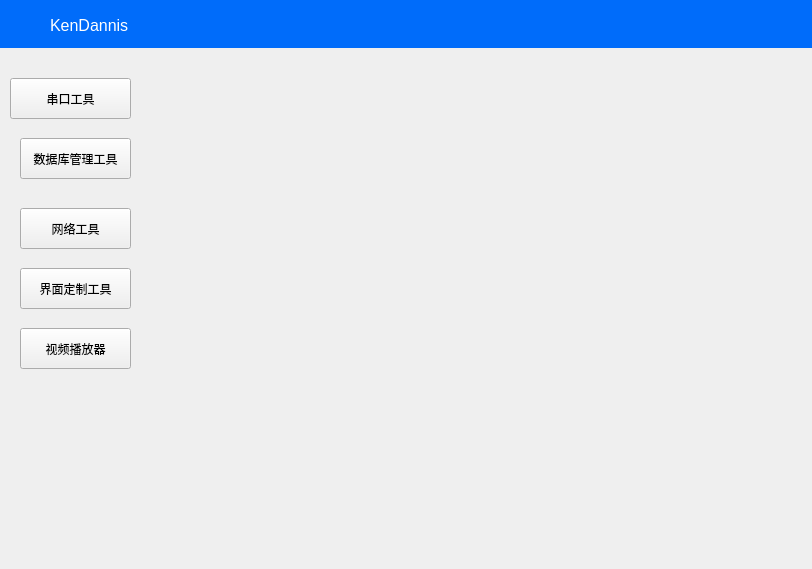
<?xml version="1.0" encoding="UTF-8"?>
<ui version="4.0">
 <class>Widget</class>
 <widget class="QWidget" name="Widget">
  <property name="geometry">
   <rect>
    <x>0</x>
    <y>0</y>
    <width>812</width>
    <height>569</height>
   </rect>
  </property>
  <property name="windowTitle">
   <string>KenDannis</string>
  </property>
  <layout class="QVBoxLayout" name="verticalLayout">
   <property name="spacing">
    <number>0</number>
   </property>
   <property name="leftMargin">
    <number>0</number>
   </property>
   <property name="topMargin">
    <number>0</number>
   </property>
   <property name="rightMargin">
    <number>0</number>
   </property>
   <property name="bottomMargin">
    <number>0</number>
   </property>
   <item>
    <widget class="QWidget" name="widget_title" native="true">
     <property name="minimumSize">
      <size>
       <width>0</width>
       <height>48</height>
      </size>
     </property>
     <property name="maximumSize">
      <size>
       <width>16777215</width>
       <height>48</height>
      </size>
     </property>
     <property name="styleSheet">
      <string notr="true">background-color: rgb(0, 108, 250);</string>
     </property>
     <layout class="QHBoxLayout" name="horizontalLayout_2">
      <property name="spacing">
       <number>0</number>
      </property>
      <property name="leftMargin">
       <number>0</number>
      </property>
      <property name="topMargin">
       <number>0</number>
      </property>
      <property name="rightMargin">
       <number>0</number>
      </property>
      <property name="bottomMargin">
       <number>0</number>
      </property>
      <item>
       <widget class="QWidget" name="widget_6" native="true">
        <property name="minimumSize">
         <size>
          <width>421</width>
          <height>0</height>
         </size>
        </property>
        <property name="maximumSize">
         <size>
          <width>421</width>
          <height>16777215</height>
         </size>
        </property>
        <widget class="QLabel" name="label_28">
         <property name="geometry">
          <rect>
           <x>50</x>
           <y>10</y>
           <width>301</width>
           <height>31</height>
          </rect>
         </property>
         <property name="font">
          <font>
           <family>Arial</family>
           <pointsize>12</pointsize>
          </font>
         </property>
         <property name="styleSheet">
          <string notr="true">color: rgb(255, 255, 255);</string>
         </property>
         <property name="text">
          <string>KenDannis</string>
         </property>
        </widget>
        <widget class="QLabel" name="label_29">
         <property name="geometry">
          <rect>
           <x>10</x>
           <y>10</y>
           <width>32</width>
           <height>32</height>
          </rect>
         </property>
         <property name="minimumSize">
          <size>
           <width>32</width>
           <height>32</height>
          </size>
         </property>
         <property name="maximumSize">
          <size>
           <width>32</width>
           <height>32</height>
          </size>
         </property>
         <property name="styleSheet">
          <string notr="true">image: url(:/image/logo128.ico);</string>
         </property>
         <property name="text">
          <string/>
         </property>
        </widget>
       </widget>
      </item>
      <item>
       <spacer name="horizontalSpacer_2">
        <property name="orientation">
         <enum>Qt::Horizontal</enum>
        </property>
        <property name="sizeHint" stdset="0">
         <size>
          <width>511</width>
          <height>20</height>
         </size>
        </property>
       </spacer>
      </item>
      <item>
       <widget class="QWidget" name="widget_14" native="true">
        <property name="minimumSize">
         <size>
          <width>231</width>
          <height>0</height>
         </size>
        </property>
        <property name="maximumSize">
         <size>
          <width>231</width>
          <height>16777215</height>
         </size>
        </property>
        <widget class="QPushButton" name="pb_Min">
         <property name="geometry">
          <rect>
           <x>80</x>
           <y>10</y>
           <width>31</width>
           <height>31</height>
          </rect>
         </property>
         <property name="styleSheet">
          <string notr="true">QPushButton:hover{
 	background-color:transparent;
	border-image: url(:/image/minimize_hover.png);
	color: rgb(255, 255, 255);
	font: 12pt &quot;微软雅黑&quot;;
    border:0px;}
QPushButton:pressed{
    background-color:transparent; 
	border-image: url(:/image/minimize_active.png);
	color: rgb(255, 255, 255);
	font: 12pt &quot;微软雅黑&quot;;
    border:0px;}
QPushButton {
  	background-color:transparent;
	border-image: url(:/image/minimize_normal.png);
	color: rgb(255, 255, 255);
	font: 12pt &quot;微软雅黑&quot;;
    border:0px;
}</string>
         </property>
         <property name="text">
          <string/>
         </property>
        </widget>
        <widget class="QPushButton" name="pb_Max">
         <property name="geometry">
          <rect>
           <x>130</x>
           <y>10</y>
           <width>31</width>
           <height>31</height>
          </rect>
         </property>
         <property name="styleSheet">
          <string notr="true">QPushButton:hover{
 	background-color:transparent;
	border-image: url(:/image/maximize_hover.png);
	color: rgb(255, 255, 255);
	font: 12pt &quot;微软雅黑&quot;;
    border:0px;}
QPushButton:pressed{
    background-color:transparent; 
	border-image: url(:/image/maximize_active.png);
	color: rgb(255, 255, 255);
	font: 12pt &quot;微软雅黑&quot;;
    border:0px;}
QPushButton {
  	background-color:transparent;
	border-image: url(:/image/maximize_normal.png);
	color: rgb(255, 255, 255);
	font: 12pt &quot;微软雅黑&quot;;
    border:0px;
}</string>
         </property>
         <property name="text">
          <string/>
         </property>
        </widget>
        <widget class="QPushButton" name="pb_Close">
         <property name="geometry">
          <rect>
           <x>180</x>
           <y>10</y>
           <width>31</width>
           <height>31</height>
          </rect>
         </property>
         <property name="styleSheet">
          <string notr="true">QPushButton:hover{
 	background-color:transparent;
	border-image: url(:/image/close_hover.png);
	color: rgb(255, 255, 255);
	font: 12pt &quot;微软雅黑&quot;;
    border:0px;}
QPushButton:pressed{
    background-color:transparent; 
	border-image: url(:/image/close_active.png);
	color: rgb(255, 255, 255);
	font: 12pt &quot;微软雅黑&quot;;
    border:0px;}
QPushButton {
  	background-color:transparent;
	border-image: url(:/image/close_normal.png);
	color: rgb(255, 255, 255);
	font: 12pt &quot;微软雅黑&quot;;
    border:0px;
}</string>
         </property>
         <property name="text">
          <string/>
         </property>
        </widget>
       </widget>
      </item>
     </layout>
    </widget>
   </item>
   <item>
    <widget class="QWidget" name="widget" native="true">
     <widget class="QPushButton" name="pb_Serial">
      <property name="geometry">
       <rect>
        <x>10</x>
        <y>30</y>
        <width>121</width>
        <height>41</height>
       </rect>
      </property>
      <property name="styleSheet">
       <string notr="true">border-image: url(:/image/bt_normal.png);</string>
      </property>
      <property name="text">
       <string>串口工具</string>
      </property>
     </widget>
     <widget class="QPushButton" name="pb_interfaceCustomization">
      <property name="geometry">
       <rect>
        <x>20</x>
        <y>220</y>
        <width>111</width>
        <height>41</height>
       </rect>
      </property>
      <property name="styleSheet">
       <string notr="true">border-image: url(:/image/bt_normal.png);</string>
      </property>
      <property name="text">
       <string>界面定制工具</string>
      </property>
     </widget>
     <widget class="QPushButton" name="pb_netWork">
      <property name="geometry">
       <rect>
        <x>20</x>
        <y>160</y>
        <width>111</width>
        <height>41</height>
       </rect>
      </property>
      <property name="styleSheet">
       <string notr="true">border-image: url(:/image/bt_normal.png);</string>
      </property>
      <property name="text">
       <string>网络工具</string>
      </property>
     </widget>
     <widget class="QPushButton" name="pb_sqlManager">
      <property name="geometry">
       <rect>
        <x>20</x>
        <y>90</y>
        <width>111</width>
        <height>41</height>
       </rect>
      </property>
      <property name="styleSheet">
       <string notr="true">border-image: url(:/image/bt_normal.png);</string>
      </property>
      <property name="text">
       <string>数据库管理工具</string>
      </property>
     </widget>
     <widget class="QPushButton" name="pb_interfaceCustomization_2">
      <property name="geometry">
       <rect>
        <x>20</x>
        <y>280</y>
        <width>111</width>
        <height>41</height>
       </rect>
      </property>
      <property name="styleSheet">
       <string notr="true">border-image: url(:/image/bt_normal.png);</string>
      </property>
      <property name="text">
       <string>视频播放器</string>
      </property>
     </widget>
    </widget>
   </item>
  </layout>
 </widget>
 <resources/>
 <connections/>
</ui>
